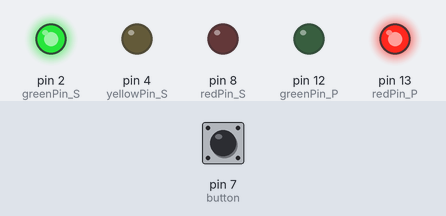
Simulated run of this sketch. Board: Arduino Uno, built with avr-gcc and run on an emulated ATmega328P. Shown: output pins drawn as LEDs (lit = HIGH). The test bench sets the inputs (shaded band); at power-on: pin 7 (button) LOW.

Above: at 1.2 s.
1.3 s: pin 7 (button) pulled HIGH for 0.15 s
At 7.2 s:
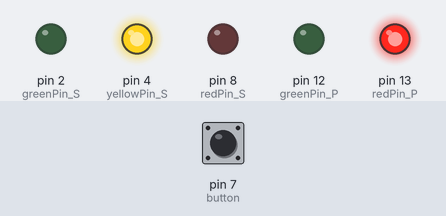
At 8.7 s:
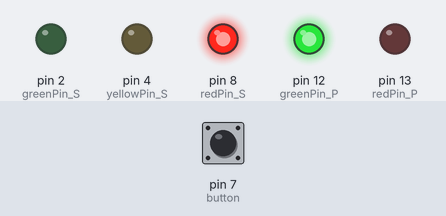
Timing chart, 0 to 25.1 s (numbered marks = the images above; inputs shaded):
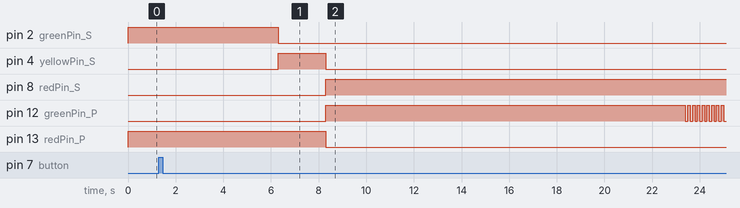

Measured:
- after the input at 1.3 s, pin 2 (greenPin_S): HIGH → LOW after 5.0 s; pin 4 (yellowPin_S): LOW → HIGH after 5.0 s, → LOW 2.0 s later; pin 8 (redPin_S): LOW → HIGH after 7.0 s; pin 12 (greenPin_P): LOW → HIGH after 7.0 s, then repeats every 0.20 s: LOW 0.10 s, HIGH 0.10 s; pin 13 (redPin_P): HIGH → LOW after 7.0 s

The sketch:

Projeto_001.ino
```cpp
// =========================== \\
//     Variable Declaration    \\
// =========================== \\

// var_P == Leds Dos Pedestres
// var_S == Leds Dos Carros

#define redPin_P  13
#define greenPin_P  12
// Pinos Para Os Leds Dos Pedestres

#define redPin_S  8
#define yellowPin_S  4
#define greenPin_S  2
// Pinos Para Os Leds Dos Carros

#define button  7
int statusButton;
// Pino Para Botão | Variável Para Estado Do Botão


void setup()
{
  pinMode(redPin_P, OUTPUT);
  pinMode(greenPin_P, OUTPUT);

  pinMode(redPin_S, OUTPUT);
  pinMode(yellowPin_S, OUTPUT);
  pinMode(greenPin_S, OUTPUT);

  pinMode(button,INPUT);

}

void loop()
{

  digitalWrite(redPin_S, 0);
  digitalWrite(yellowPin_S, 0);
  digitalWrite(greenPin_S, 1);
  // Led Verde Dos Carros Fica Acesso

  digitalWrite(redPin_P, 1);
  digitalWrite(greenPin_P, 0);
  // Led Vermelho Dos Pedestres Fica Acesso

  statusButton = digitalRead(button);
  // Declarando O Estado Do Botão Dentro Da Variável

    if(statusButton == 1) // Se O Estado Do Botão For Igual A "1"
    {
      delay(5000); // Delay De 5 Segundos
      while(true) // Repetir Infinitamente
      {
        digitalWrite(redPin_S, 0);
        digitalWrite(yellowPin_S, 1);
        digitalWrite(greenPin_S, 0);
        delay(2000);
        // Liga Led Amarelo Por 2 Segundos

        digitalWrite(redPin_S, 1);
        // Liga Led Vermelho Dos Carros Rapidamente
        digitalWrite(yellowPin_S, 0);
        // Desliga Led Amarelo
        digitalWrite(greenPin_S, 0);

        digitalWrite(redPin_P, 0);
        // Desliga Led Vermelho Dos Carros
        digitalWrite(greenPin_P, 1);
        // Liga Led Vermelho Dos Pedestres
        delay(15000);
        // Delay Para Pedestres Atravessarem

        for(int i = 1; i <= 10; i++)
        {

          digitalWrite(greenPin_P, 1);
          delay(100);
          digitalWrite(greenPin_P, 0);
          delay(100);
        }

        /* Laço De Repetição
        Função: Vai Ligar E Desligar O Led Verde 10x
        Motivo: Sinalização */

        digitalWrite(greenPin_P, 0);
        // Desliga Led Verde_P
        digitalWrite(redPin_S, 0);
        // Desliga Led Vermelho_S
        digitalWrite(redPin_P, 1);
        // Liga Led Vermelho_P
        digitalWrite(greenPin_S, 1);
        // Desliga Led Verde_S
        delay(2000);

        // Volta Pro Começo

      }
    }


}
```
